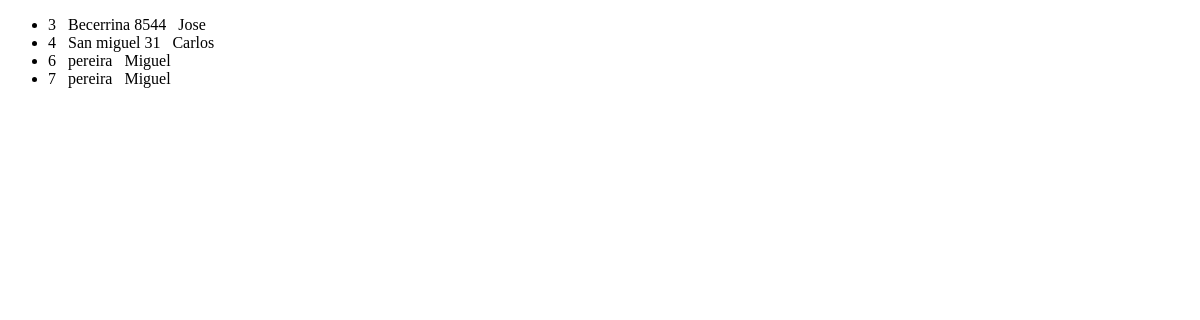
Before: /Lista_de_Familiares/ with the older database file.
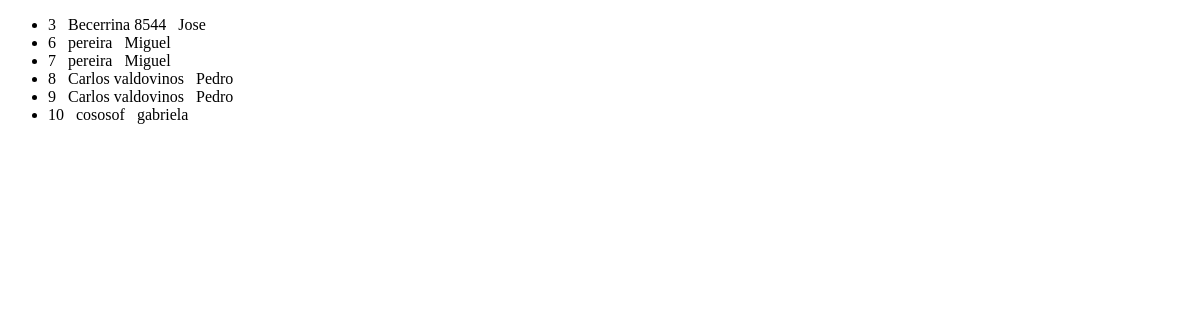
After: the same page with the newer database file.
### familia/models.py (models this page shows, shortened)
class familia(models.Model):
    nombre =models.CharField(max_length=100)
    direccion = models.CharField(max_length=200)
    numero_pasaporte = models.IntegerField()

### familia/views.py (the view)
# urls.py: path('Lista_de_Familiares/', familialist.as_view()),
class familialist(ListView):
    model = familia

### familia/templates/familia/familia_list.html (shortened to what this page needs)
<!DOCTYPE html>
<html lang="en">
<head>
</head>
<body>
<ul>
{% for familiar in object_list %}
    <li>{{familiar.id}} &nbsp; {{familiar.direccion}} &nbsp; {{familiar.nombre}} &nbsp; {{familiar.Pasaporte}}</li>
{% endfor %}
</ul>
</body>
</html>

Changed rows visible on the page:
removed familia: id "4", direccion "San miguel 31", nombre "Carlos"
added familia: id "8", direccion "Carlos valdovinos", nombre "Pedro"
added familia: id "9", direccion "Carlos valdovinos", nombre "Pedro"
added familia: id "10", direccion "cososof", nombre "gabriela"
